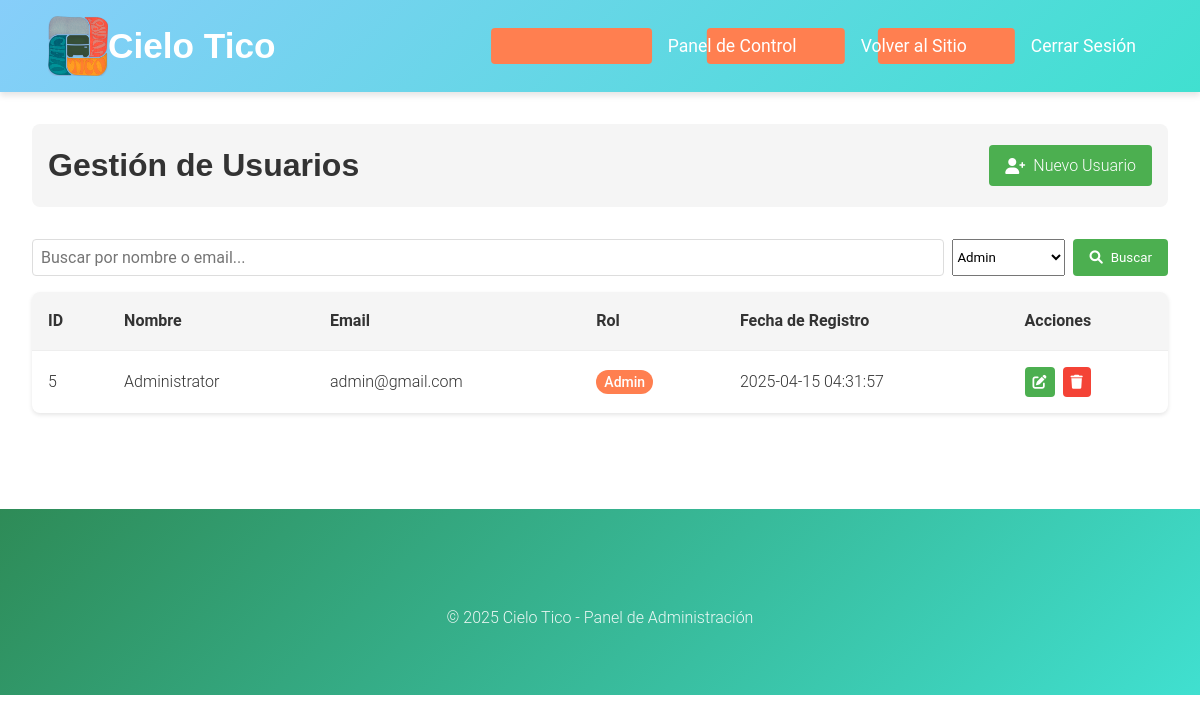
/html/admin/usuarios.php?rol=admin (signed in), run on the app's committed database.
### tables this page shows
CREATE TABLE `usuarios` (
  `id` int(11) NOT NULL AUTO_INCREMENT,
  `nombre` varchar(100) NOT NULL,
  `username` varchar(50) DEFAULT NULL,
  `apellidos` varchar(100) NOT NULL,
  `email` varchar(100) NOT NULL,
  `password` varchar(255) NOT NULL,
  `telefono` varchar(20) DEFAULT NULL,
  `rol` enum('admin','cliente') DEFAULT 'cliente',
  `fecha_registro` timestamp NOT NULL DEFAULT current_timestamp(),
  PRIMARY KEY (`id`),
  UNIQUE KEY `email` (`email`),
  UNIQUE KEY `username` (`username`)
);

### html/admin/usuarios.php (the view, shortened to what this page needs)
<?php
require_once '../../php/config/database.php';
$search = isset($_GET['search']) ? $_GET['search'] : '';
$filter_rol = isset($_GET['rol']) ? $_GET['rol'] : '';
$sql = "SELECT id, nombre, email, rol, fecha_registro FROM usuarios WHERE 1=1";
$params = array();
if (!empty($filter_rol)) {
    $sql .= " AND rol = ?";
    $params[] = $filter_rol;
}
$sql .= " ORDER BY fecha_registro DESC";
try {
    $stmt = $conn->prepare($sql);
    $stmt->execute($params);
    $usuarios = $stmt->fetchAll(PDO::FETCH_ASSOC);
} catch(PDOException $e) {
    $error = "Error al obtener los usuarios: " . $e->getMessage();
}
try {
    $stmt = $conn->query("SELECT DISTINCT rol FROM usuarios");
    $roles = $stmt->fetchAll(PDO::FETCH_COLUMN);
} catch(PDOException $e) {
    $roles = [];
}
?>
<!DOCTYPE html>
<html lang="es">
<head>
    <link rel="stylesheet" href="/cielotico/css/estilos.css">
    <link rel="stylesheet" href="https://cdnjs.cloudflare.com/ajax/libs/font-awesome/6.0.0/css/all.min.css">
</head>
<body>
    <header>
        <div class="header-content">
            <div class="logo-container">
                <a href="/cielotico/html/index.php">
                    <img src="/cielotico/assets/img/logo.png" alt="Cielo Tico Logo" class="logo">
                    <h1>Cielo Tico</h1>
                </a>
            </div>
            <nav>
                <ul class="nav-menu">
                    <li><a href="index.php">Panel de Control</a></li>
                    <li><a href="/cielotico/html/index.php">Volver al Sitio</a></li>
                    <li><a href="/cielotico/php/logout.php">Cerrar Sesión</a></li>
                </ul>
            </nav>
        </div>
    </header>
    <main>
        <div class="admin-container">
            <div class="admin-header">
                <h1>Gestión de Usuarios</h1>
                <a href="crear_usuario.php" class="btn-add">
                    <i class="fas fa-user-plus"></i> Nuevo Usuario
                </a>
            </div>
            <div class="users-controls">
                <form class="search-box" method="GET">
                    <input type="text" name="search" placeholder="Buscar por nombre o email..."
                           value="<?php echo htmlspecialchars($search); ?>">
                    <select name="rol">
                        <?php foreach ($roles as $rol): ?>
                            <option value="<?php echo htmlspecialchars($rol); ?>"
                                    <?php echo $filter_rol === $rol ? 'selected' : ''; ?>>
                                <?php echo ucfirst(htmlspecialchars($rol)); ?>
                            </option>
                        <?php endforeach; ?>
                    </select>
                    <button type="submit" class="btn-add">
                        <i class="fas fa-search"></i> Buscar
                    </button>
                </form>
            </div>
            <?php if (isset($error)): ?>
                <div class="error-message"><?php echo $error; ?></div>
            <?php else: ?>
                <?php if (empty($usuarios)): ?>
                    <div class="no-results">
                        <i class="fas fa-search" style="font-size: 3rem; color: #ddd; margin-bottom: 1rem;"></i>
                        <p>No se encontraron usuarios que coincidan con tu búsqueda.</p>
                    </div>
                <?php else: ?>
                    <table class="users-table">
                        <thead>
                            <tr>
                                <th>ID</th>
                                <th>Nombre</th>
                                <th>Email</th>
                                <th>Rol</th>
                                <th>Fecha de Registro</th>
                                <th>Acciones</th>
                            </tr>
                        </thead>
                        <tbody>
                            <?php foreach ($usuarios as $usuario): ?>
                                <tr>
                                    <td><?php echo htmlspecialchars($usuario['id']); ?></td>
                                    <td><?php echo htmlspecialchars($usuario['nombre']); ?></td>
                                    <td><?php echo htmlspecialchars($usuario['email']); ?></td>
                                    <td>
                                        <span class="role-badge role-<?php echo htmlspecialchars($usuario['rol']); ?>">
                                            <?php echo ucfirst(htmlspecialchars($usuario['rol'])); ?>
                                        </span>
                                    </td>
                                    <td><?php echo htmlspecialchars($usuario['fecha_registro']); ?></td>
                                    <td class="user-actions">
                                        <a href="editar_usuario.php?id=<?php echo $usuario['id']; ?>"
                                           class="btn-edit" title="Editar usuario">
                                            <i class="fas fa-edit"></i>
                                        </a>
                                        <a href="eliminar_usuario.php?id=<?php echo $usuario['id']; ?>"
                                           class="btn-delete" title="Eliminar usuario"
                                           onclick="return confirm('¿Está seguro de que desea eliminar este usuario?')">
                                            <i class="fas fa-trash"></i>
                                        </a>
                                    </td>
                                </tr>
                            <?php endforeach; ?>
                        </tbody>
                    </table>
                <?php endif; ?>
            <?php endif; ?>
        </div>
    </main>
    <footer role="contentinfo">
        <div class="footer-content">
            <p>&copy; 2025 Cielo Tico - Panel de Administración</p>
        </div>
    </footer>
</body>
</html>

### css/estilos.css (style rules this page uses)
:root { --color-cielo: #87CEFA; --color-turquesa: #40E0D0; --color-verde: #2E8B57; --color-arena: #F4E2D8; --color-coral: #FF7F50; --color-text: #333; --color-light: #fff; --color-primary: var(--color-turquesa); --color-primary-dark: #36c0b0; --color-secondary: var(--color-cielo); --color-white: var(--color-light); --font-heading: 'Montserrat', sans-serif; --font-body: 'Roboto', sans-serif; --shadow-sm: 0 2px 4px rgba(0,0,0,0.05); --shadow-md: 0 4px 6px rgba(0,0,0,0.1); --shadow-lg: 0 10px 15px rgba(0,0,0,0.1); --gradient-primary: linear-gradient(135deg, var(--color-cielo), var(--color-turquesa)); --gradient-secondary: linear-gradient(135deg, var(--color-verde), var(--color-turquesa)); --primary-color: #FF7F50; --secondary-color: #FF6B3D; --background-color: #f5f5f5; --color-success: #28a745; --color-error: #dc3545; --color-warning: #ffc107; --color-info: #17a2b8; --slider-height: 600px; }
* { margin: 0; padding: 0; box-sizing: border-box; font-family: var(--font-body); }
body { line-height: 1.6; color: var(--color-text); background-color: var(--color-light); font-weight: 300; }
h1, h2 { font-family: var(--font-heading); font-weight: 700; }
.nav-menu a { font-weight: 400; }
header { background: var(--gradient-primary); padding: 1rem 2rem; position: sticky; top: 0; z-index: 1000; box-shadow: var(--shadow-md); }
.header-content { max-width: 1400px; margin: 0 auto; padding: 0 1rem; display: flex; justify-content: space-between; align-items: center; }
.logo-container { display: flex; align-items: center; }
.logo-container a { display: flex; align-items: center; text-decoration: none; color: var(--color-light); }
.logo { width: 60px; height: 60px; object-fit: contain; }
header h1 { color: var(--color-light); margin: 0; font-size: 2.2rem; font-weight: 700; }
nav { display: flex; align-items: center; gap: 2rem; margin-left: auto; }
.nav-menu { display: flex; gap: 2rem; margin: 0; padding: 0; list-style: none; }
.nav-menu a, header .btn-login, header .btn-register { color: var(--color-light); text-decoration: none; font-size: 1.1rem; padding: 0.5rem 1rem; border-radius: 4px; transition: all 0.3s ease; position: relative; overflow: hidden; border: none; background: transparent; font-family: var(--font-body); font-weight: 400; cursor: pointer; }
.nav-menu a::before, header .btn-login::before, header .btn-register::before { content: ''; position: absolute; top: 0; left: 0; width: 100%; height: 100%; background: var(--color-coral); transform: translateX(-100%); transition: transform 0.3s ease; z-index: -1; border-radius: 4px; }
footer { background: var(--gradient-secondary); color: var(--color-light); padding: 4rem 2rem; margin-top: 4rem; position: relative; }
.footer-content { max-width: 1400px; margin: 0 auto; text-align: center; }
.footer-content p { text-align: center; margin-top: 2rem; color: var(--color-light); opacity: 0.9; font-size: 1rem; }

### html/admin/usuarios.php (style rules this page uses)
.admin-container { padding: 2rem; max-width: 1200px; margin: 0 auto; }
.admin-header { margin-bottom: 2rem; padding: 1rem; background-color: #f5f5f5; border-radius: 8px; display: flex; justify-content: space-between; align-items: center; }
.admin-header h1 { color: #333; margin: 0; }
.users-controls { display: flex; gap: 1rem; margin-bottom: 1rem; flex-wrap: wrap; }
.search-box { flex: 1; min-width: 200px; display: flex; gap: 0.5rem; }
.search-box input { flex: 1; padding: 0.5rem; border: 1px solid #ddd; border-radius: 4px; font-size: 1rem; }
.btn-add { background-color: #4CAF50; color: white; padding: 0.5rem 1rem; border: none; border-radius: 4px; cursor: pointer; text-decoration: none; display: inline-flex; align-items: center; gap: 0.5rem; }
.users-table { width: 100%; border-collapse: collapse; background: white; border-radius: 8px; overflow: hidden; box-shadow: 0 2px 4px rgba(0,0,0,0.1); }
.users-table th, .users-table td { padding: 1rem; text-align: left; border-bottom: 1px solid #eee; }
.users-table th { background-color: #f5f5f5; font-weight: 600; color: #333; }
.users-table tr:last-child td { border-bottom: none; }
.user-actions { display: flex; gap: 0.5rem; }
.btn-edit, .btn-delete { padding: 0.25rem 0.5rem; border-radius: 4px; color: white; text-decoration: none; font-size: 0.875rem; }
.btn-edit { background-color: #4CAF50; }
.btn-delete { background-color: #f44336; }
.role-badge { padding: 0.25rem 0.5rem; border-radius: 12px; font-size: 0.875rem; font-weight: 500; }
.role-admin { background-color: #ff7f50; color: white; }

### data on the page
usuarios: id "5", nombre "Administrator", email "admin@gmail.com", rol "Admin", fecha_registro "2025-04-15 04:31:57"

### other printed values
form field rol "Admin"
